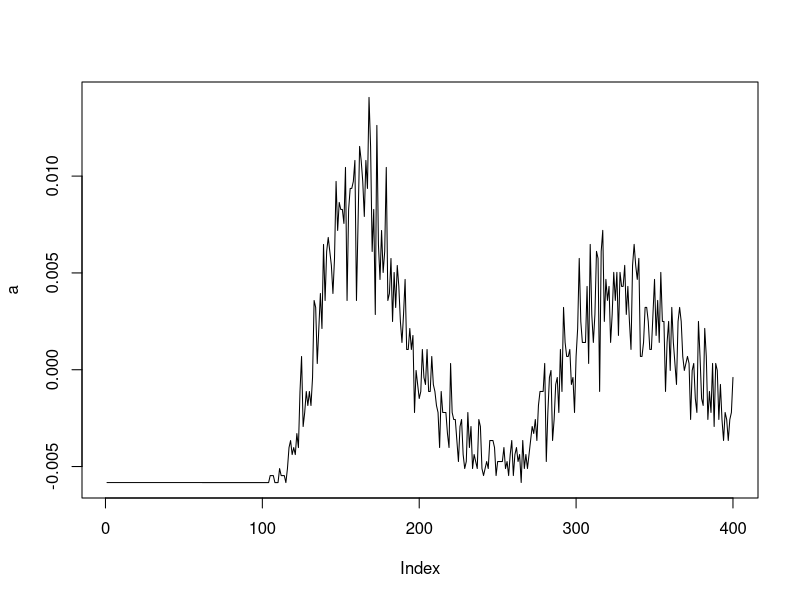

R code for this plot:
# What does the ACF and periodogram look like if there actually *is* a signal?

# It might be the case that when we add some irregularity to the signal, the ACF just doesn't really work anymore.

set.seed(3480)

minutes = 8
obs_per_second = 1000
hz = 6

total_obs = minutes * 60 * obs_per_second
# Hmm... 

# Add noise in two ways:
# 1. irregularity to the signal, so instead of being one signal firing exactly a specific frequency, it fires only at approximately that frequency every cycle, plus or minus.
hz_sd = 1 
# 2. random firing.
signal_noise_ratio = 1

n_expected_spikes = minutes * 60 * hz
random_hz = rnorm(2 * n_expected_spikes, mean = hz, sd = hz_sd)
spike_locations = obs_per_second / random_hz
spike_locations = round(cumsum(spike_locations))
spike_locations = spike_locations[spike_locations < total_obs]

signal = rep(0, times = total_obs)
signal[spike_locations] = 1

x = signal

if(FALSE){

p_noise = signal_noise_ratio * hz / obs_per_second
noise_locations = sample(c(TRUE, FALSE), size = total_obs, replace = TRUE, prob = c(p_noise, 1 - p_noise))
x = abs(x - noise_locations)

}

a = acf(x, lag.max = 400, plot = FALSE)
a = a$acf[-1]
plot(a, type = "l")

